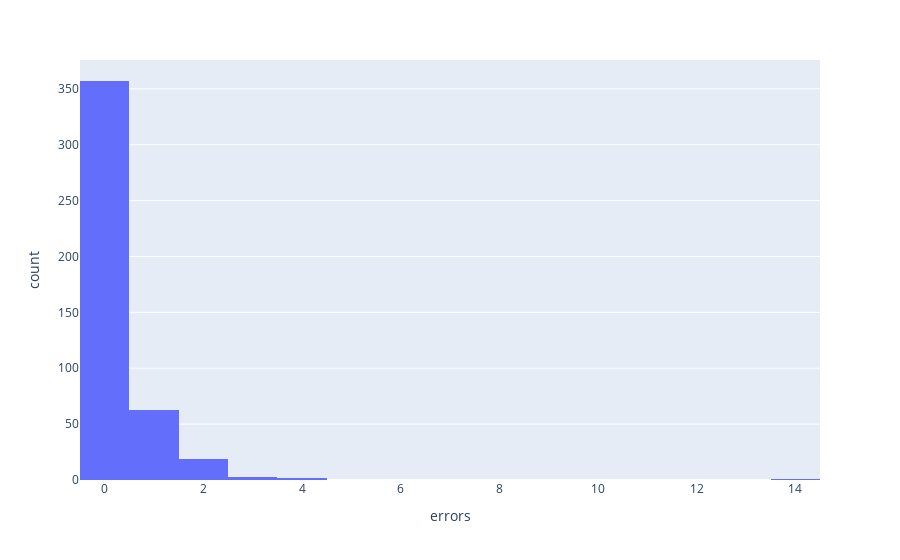

Source (notebook cell):
### Markdown cell above
### PetroGold

### Code cell
petrogold_total_correct = petrogold_df[petrogold_df["errors"] == 0].shape[0]
print("Total percentage of totally correct sentences: {:.4f}%".format(100*petrogold_total_correct/petrogold_df.shape[0]))
display(petrogold_df["errors"].value_counts() / petrogold_df.shape[0])
px.histogram(petrogold_df, x="errors")

### Figure 1 — Plotly figure (JSON) as saved in the notebook; plotly's stock layout.template omitted (floating-point values rounded to 4 significant figures; data arrays with more than 128 entries replaced by an {"elided": "..."} marker saying what was removed)
{"data": [{"alignmentgroup": "True", "bingroup": "x", "hovertemplate": "errors=%{x}<br>count=%{y}<extra></extra>", "legendgroup": "", "marker": {"color": "#636efa", "pattern": {"shape": ""}}, "name": "", "offsetgroup": "", "orientation": "v", "showlegend": false, "type": "histogram", "x": {"elided": "445 int values"}, "xaxis": "x", "yaxis": "y"}], "layout": {"barmode": "relative", "legend": {"tracegroupgap": 0}, "margin": {"t": 60}, "xaxis": {"anchor": "y", "domain": [0, 1], "title": {"text": "errors"}}, "yaxis": {"anchor": "x", "domain": [0, 1], "title": {"text": "count"}}}}
